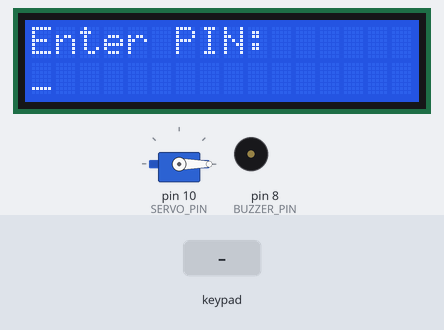
This sketch was run on a simulated Arduino Uno, built with avr-gcc and run on an emulated ATmega328P. Shown: servo, 16×2 character LCD, buzzer (waves = sounding). The inputs (shaded band) are chosen by the test bench. EEPROM starts erased; what the sketch prints to the serial monitor is not drawn.

Above: at 2.5 s.
2.6 s: keypad keys 1 2 3 4 # pressed 0.4 s apart
At 4.8 s:
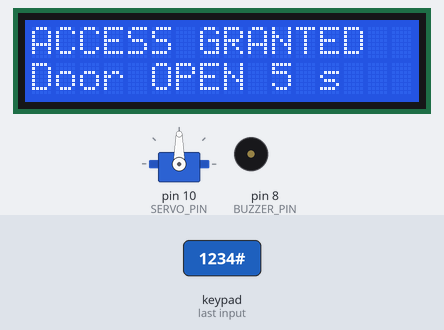
9.1 s: keypad keys 9 8 7 6 # pressed 0.4 s apart
At 12.4 s:
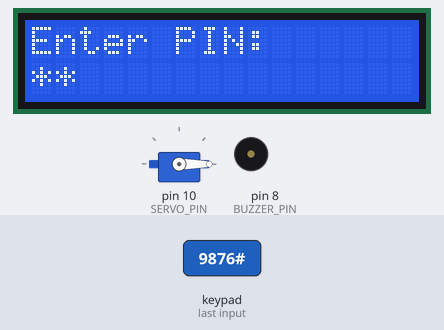
12.6 s: keypad keys 5 4 3 2 # pressed 0.4 s apart
At 13.9 s:
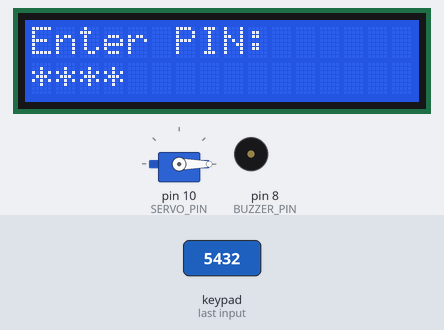
17.0 s: key '#' pressed
At 17.7 s:
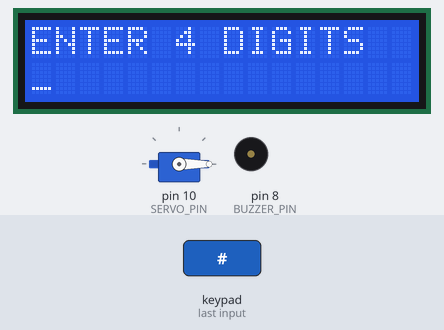
19.4 s: key '*' pressed
At 19.8 s:
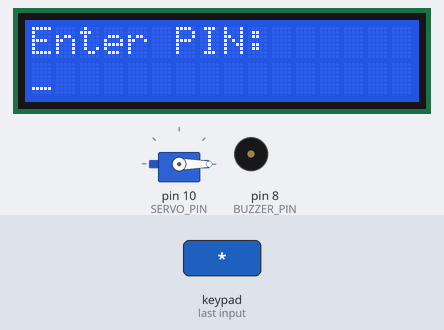
Timing chart, 0 to 22.0 s (numbered marks = the images above; inputs shaded):
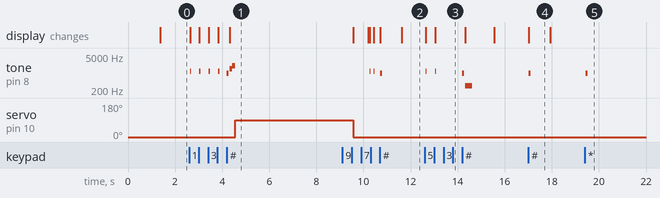

Measured:
- after the input at 2.6 s, tone on pin 8 (BUZZER_PIN): plays 1200 Hz for 0.05 s, 1200 Hz for 0.05 s, 1200 Hz for 0.05 s, 1200 Hz for 0.05 s, 1000 Hz for 0.08 s, 1500 Hz for 0.12 s … (7 notes in this stretch), starting at once; servo on pin 10 (SERVO_PIN): 0° → 90° after 2.0 s; the display: first changes at once (image 1 shows a later state)
- after the input at 9.1 s, tone on pin 8 (BUZZER_PIN): plays 1200 Hz for 0.05 s, 1200 Hz for 0.05 s, 1000 Hz for 0.08 s, starting after 1.2 s; the display: first differs from a run without the input after 1.2 s (image 2 shows a later state)
- after the input at 12.6 s, tone on pin 8 (BUZZER_PIN): plays 1200 Hz for 0.05 s, 1200 Hz for 0.05 s, 1000 Hz for 0.08 s, 300 Hz for 0.30 s, starting at once; the display: first changes at once (image 3 shows a later state)
- after the input at 17.0 s, tone on pin 8 (BUZZER_PIN): silent → 1000 Hz at once, → silent 0.08 s later; the display: changes at once (image 4)
- after the input at 19.4 s, tone on pin 8 (BUZZER_PIN): silent → 1000 Hz at once, → silent 0.08 s later
- what the display in image 4 shows lasts 0.9 s, from 17.0 s to 17.9 s

The sketch:

Electronic-Safe.ino
```cpp
// 088 - Electronic Safe
// A four digit keypad lock for a model safe: enter the PIN on a 4x4 keypad,
// the servo door swings open for 5 seconds, and three wrong attempts set off
// a 30 second lockout alarm. The PIN is kept in EEPROM so it survives a
// power cut and can be changed from the Serial Monitor.
// Board: Arduino Uno
//
// Libraries (Arduino IDE -> Sketch -> Include Library -> Manage Libraries):
//   - Keypad             (by Mark Stanley and Alexander Brevig)
//   - LiquidCrystal I2C  (by Frank de Brabander)
//   - Servo, EEPROM      (built into the Arduino IDE, nothing to install)
//
// Wiring:
//   4x4 keypad ROW1 -> pin 9, ROW2 -> pin 8, ROW3 -> pin 7, ROW4 -> pin 6
//   4x4 keypad COL1 -> pin 5, COL2 -> pin 4, COL3 -> pin 3, COL4 -> pin 2
//   Safe door servo signal -> pin 10 (0 deg = closed, 90 deg = open)
//   Piezo buzzer (+) -> pin 8, buzzer (-) -> GND
//   LCD 1602 (I2C address 0x27) -> SDA = A4, SCL = A5, VCC = 5V, GND = GND
//
// NOTE: the buzzer sits on pin 8, which is also keypad row 2. The two never
// run at the same time because every beep is played while the keypad is not
// being scanned, so a key read and a beep cannot interfere with each other.
//
// Keys: 0..9 enter the PIN, # = confirm, * = clear
//
// CHANGING THE PIN: open the Serial Monitor at 9600 baud and send
//   N5678
// that is the letter N followed by exactly four digits. "No line ending" or
// "Newline" both work. The new PIN is written to EEPROM straight away.
//
// EEPROM layout: address 0 = magic byte 0xA5, addresses 1..4 = the four
// digits. On the very first boot the sketch writes the default PIN 1234.

#include <Wire.h>
#include <Keypad.h>
#include <LiquidCrystal_I2C.h>
#include <Servo.h>
#include <EEPROM.h>

// ---------------------------------------------------------------------------
// Keypad hardware
// ---------------------------------------------------------------------------
const byte ROW_COUNT = 4;
const byte COL_COUNT = 4;
// NOTE: the Keypad library needs plain byte arrays (not const).
byte ROW_PINS[ROW_COUNT] = {9, 8, 7, 6};
byte COL_PINS[COL_COUNT] = {5, 4, 3, 2};

char KEY_MAP[ROW_COUNT][COL_COUNT] = {
  {'1', '2', '3', 'A'},
  {'4', '5', '6', 'B'},
  {'7', '8', '9', 'C'},
  {'*', '0', '#', 'D'}
};

// ---------------------------------------------------------------------------
// Pin and behaviour constants
// ---------------------------------------------------------------------------
const int SERVO_PIN = 10;        // safe door servo
const int BUZZER_PIN = 8;        // piezo buzzer (shares pin 8 with keypad row 2)

const int DOOR_CLOSED_ANGLE = 0;      // door fully shut
const int DOOR_OPEN_ANGLE = 90;       // door swung open
const unsigned long DOOR_OPEN_MS = 5000;  // door stays open for 5 seconds
const unsigned long LOCK_MESSAGE_MS = 600;  // how long "Safe LOCKED" stays up

const byte PIN_LENGTH = 4;            // PIN is four digits long
const byte MAX_TRIES = 3;             // wrong attempts before the lockout
const unsigned long LOCKOUT_MS = 30000UL;   // 30 second lockout
const unsigned long LOCKOUT_BEEP_MS = 500;  // alarm beep repetition

const byte EEPROM_MAGIC_ADDR = 0;
const byte EEPROM_PIN_ADDR = 1;
const byte EEPROM_MAGIC = 0xA5;
const char DEFAULT_PIN[] = "1234";

const uint8_t LCD_ADDRESS = 0x27;
const uint8_t LCD_COLUMNS = 16;
const uint8_t LCD_ROWS = 2;

// ---------------------------------------------------------------------------
// Global objects and state
// ---------------------------------------------------------------------------
Keypad keypad = Keypad(makeKeymap(KEY_MAP), ROW_PINS, COL_PINS, ROW_COUNT, COL_COUNT);
LiquidCrystal_I2C lcd(LCD_ADDRESS, LCD_COLUMNS, LCD_ROWS);
Servo safeDoor;

char storedPin[PIN_LENGTH + 1];   // PIN read from EEPROM
char entered[PIN_LENGTH + 1];     // what the user is typing now
byte enteredLength = 0;

byte wrongTries = 0;                // consecutive wrong attempts
bool lockedOut = false;             // true during the 30 s lockout
bool doorOpen = false;              // true while the safe door is open
unsigned long lockoutStartMs = 0;
unsigned long doorOpenStartMs = 0;
unsigned long lastLockoutBeepMs = 0;
int lastCountdownSec = -1;

char serialBuf[PIN_LENGTH + 2];     // "N" + four digits + terminator
byte serialLen = 0;

// ---------------------------------------------------------------------------
// EEPROM helpers: the PIN survives a power cut
// ---------------------------------------------------------------------------
bool isDigits(const char* text) {
  for (byte i = 0; i < PIN_LENGTH; i++) {
    if (text[i] < '0' || text[i] > '9') return false;
  }
  return true;
}

void savePinToEeprom(const char* newPin) {
  EEPROM.update(EEPROM_MAGIC_ADDR, EEPROM_MAGIC);
  for (byte i = 0; i < PIN_LENGTH; i++) {
    EEPROM.update(EEPROM_PIN_ADDR + i, newPin[i]);  // update() only writes changes
  }
}

void loadPinFromEeprom() {
  // First boot (or cleared memory) -> store the default PIN
  if (EEPROM.read(EEPROM_MAGIC_ADDR) != EEPROM_MAGIC) {
    savePinToEeprom(DEFAULT_PIN);
  }

  for (byte i = 0; i < PIN_LENGTH; i++) {
    storedPin[i] = (char)EEPROM.read(EEPROM_PIN_ADDR + i);
  }
  storedPin[PIN_LENGTH] = '\0';

  // Safety net: if the stored bytes are not four digits, fall back
  if (!isDigits(storedPin)) {
    savePinToEeprom(DEFAULT_PIN);
    strcpy(storedPin, DEFAULT_PIN);
  }
}

// ---------------------------------------------------------------------------
// Display helpers
// ---------------------------------------------------------------------------
void printLine(uint8_t row, const char* text) {
  lcd.setCursor(0, row);
  lcd.print(text);
  for (uint8_t i = strlen(text); i < LCD_COLUMNS; i++) lcd.print(' ');
}

void beep(unsigned long duration, unsigned int frequency) {
  tone(BUZZER_PIN, frequency, duration);
  delay(duration);              // the keypad is not scanned during a beep
  noTone(BUZZER_PIN);
}

void showPrompt() {
  printLine(0, "Enter PIN:");
  char mask[PIN_LENGTH + 2];
  if (enteredLength == 0) {
    strcpy(mask, "_");
  } else {
    for (byte i = 0; i < enteredLength; i++) mask[i] = '*';
    mask[enteredLength] = '\0';
  }
  printLine(1, mask);
}

void clearEntry() {
  enteredLength = 0;
  entered[0] = '\0';
  showPrompt();
}

// ---------------------------------------------------------------------------
// Door control
// ---------------------------------------------------------------------------
void openDoor() {
  safeDoor.write(DOOR_OPEN_ANGLE);
  doorOpen = true;
  doorOpenStartMs = millis();
  Serial.println(F("Safe door: OPEN (closes after 5 s)"));
}

void closeDoor() {
  safeDoor.write(DOOR_CLOSED_ANGLE);
  doorOpen = false;
  Serial.println(F("Safe door: CLOSED"));
}

// ---------------------------------------------------------------------------
// PIN checking
// ---------------------------------------------------------------------------
void checkPin() {
  if (strcmp(entered, storedPin) == 0) {
    // --- correct PIN -----------------------------------------------------
    wrongTries = 0;
    printLine(0, "ACCESS GRANTED");
    printLine(1, "Door OPEN 5 s");
    Serial.println(F("ACCESS GRANTED"));
    beep(120, 1500);
    beep(120, 2000);
    openDoor();

    // Clear the buffer but keep the message on screen until the door closes
    enteredLength = 0;
    entered[0] = '\0';
    return;
  }

  // --- wrong PIN ---------------------------------------------------------
  wrongTries++;
  Serial.print(F("Wrong PIN, try "));
  Serial.print(wrongTries);
  Serial.print('/');
  Serial.println(MAX_TRIES);

  if (wrongTries >= MAX_TRIES) {
    // Three strikes -> lock the keypad out and sound the alarm
    lockedOut = true;
    lockoutStartMs = millis();
    lastLockoutBeepMs = 0;
    lastCountdownSec = -1;
    printLine(0, "TOO MANY TRIES");
    printLine(1, "LOCKED 30 s");
    Serial.println(F("LOCKED OUT for 30 seconds"));
    beep(800, 200);
    clearEntry();
    return;
  }

  char msg[17];
  snprintf(msg, sizeof(msg), "WRONG PIN %d/%d", wrongTries, MAX_TRIES);
  printLine(0, msg);
  printLine(1, "Try again");
  beep(300, 300);
  delay(900);
  clearEntry();
}

// ---------------------------------------------------------------------------
// Keypad handling (keys are ignored during the lockout and while open)
// ---------------------------------------------------------------------------
void handleKey(char key) {
  if (lockedOut) return;                 // keypad is dead for 30 seconds
  if (doorOpen) return;                  // let the door close on its own

  if (key == '*') {                      // clear the entry
    Serial.println(F("Entry cleared"));
    clearEntry();
    beep(80, 1000);
    return;
  }

  if (key == '#') {                      // confirm the entry
    if (enteredLength == PIN_LENGTH) {
      beep(80, 1000);
      checkPin();
    } else {
      printLine(0, "ENTER 4 DIGITS");
      beep(80, 1000);
      delay(800);
      showPrompt();
    }
    return;
  }

  if (key < '0' || key > '9') return;    // A..D are not used

  if (enteredLength < PIN_LENGTH) {
    entered[enteredLength++] = key;
    entered[enteredLength] = '\0';
    showPrompt();
    beep(50, 1200);
    Serial.print(F("Digit entered, length = "));
    Serial.println(enteredLength);
  }
}

// ---------------------------------------------------------------------------
// Changing the PIN over Serial, expected format: N1234
// ---------------------------------------------------------------------------
void applySerialPin(const char* buffer) {
  if (buffer[0] != 'N' || !isDigits(buffer + 1)) {
    Serial.println(F("Invalid. Send N followed by 4 digits, e.g. N5678"));
    return;
  }

  char newPin[PIN_LENGTH + 1];
  memcpy(newPin, buffer + 1, PIN_LENGTH);
  newPin[PIN_LENGTH] = '\0';

  savePinToEeprom(newPin);
  strcpy(storedPin, newPin);

  Serial.print(F("PIN changed to: "));
  Serial.println(storedPin);
  printLine(0, "PIN CHANGED");
  printLine(1, storedPin);
  delay(1000);
  showPrompt();
}

void handleSerial() {
  while (Serial.available()) {
    char c = Serial.read();

    if (c == '\n' || c == '\r') {
      if (serialLen == 0) continue;      // swallow the second of CR/LF
      serialBuf[serialLen] = '\0';
      serialLen = 0;
      applySerialPin(serialBuf);
      continue;
    }

    if (serialLen < PIN_LENGTH + 1) {
      serialBuf[serialLen++] = c;

      // Five characters collected -> act even if no newline was sent
      if (serialLen == PIN_LENGTH + 1) {
        serialBuf[serialLen] = '\0';
        serialLen = 0;
        applySerialPin(serialBuf);
      }
    } else {
      serialLen = 0;                     // overlong input, start again
    }
  }
}

// ---------------------------------------------------------------------------
// Lockout countdown with a repeating alarm beep
// ---------------------------------------------------------------------------
void updateLockout() {
  if (!lockedOut) return;

  unsigned long elapsed = millis() - lockoutStartMs;

  if (elapsed >= LOCKOUT_MS) {
    lockedOut = false;
    wrongTries = 0;
    noTone(BUZZER_PIN);
    Serial.println(F("Lockout finished, keypad unlocked"));
    beep(120, 1500);
    clearEntry();
    return;
  }

  // Alarm beep every 500 ms while locked out
  if (millis() - lastLockoutBeepMs >= LOCKOUT_BEEP_MS) {
    lastLockoutBeepMs = millis();
    tone(BUZZER_PIN, 700, 80);
  }

  // Refresh the countdown on the LCD once per second
  int remaining = (int)((LOCKOUT_MS - elapsed + 999) / 1000);
  if (remaining != lastCountdownSec) {
    lastCountdownSec = remaining;
    char msg[17];
    snprintf(msg, sizeof(msg), "LOCKED %d s", remaining);
    printLine(1, msg);
    Serial.println(msg);
  }
}

// ---------------------------------------------------------------------------
// Close the door again after its 5 second window
// ---------------------------------------------------------------------------
void updateDoor() {
  if (!doorOpen) return;
  if (millis() - doorOpenStartMs < DOOR_OPEN_MS) return;

  closeDoor();
  printLine(0, "Safe LOCKED");
  delay(LOCK_MESSAGE_MS);
  clearEntry();                 // back to a fresh prompt
}

void setup() {
  Serial.begin(9600);
  Serial.println(F("088 - Electronic Safe starting..."));
  Serial.println(F("Send N and four digits (example: N5678) to change the PIN."));

  pinMode(BUZZER_PIN, OUTPUT);

  safeDoor.attach(SERVO_PIN);
  safeDoor.write(DOOR_CLOSED_ANGLE);   // always boot with the safe shut

  lcd.init();
  lcd.backlight();
  lcd.clear();
  printLine(0, "Electronic Safe");
  printLine(1, "Loading PIN...");
  delay(1200);

  loadPinFromEeprom();
  Serial.print(F("Current PIN: "));
  Serial.println(storedPin);

  clearEntry();
}

void loop() {
  updateLockout();              // keeps the 30 s alarm running
  updateDoor();                 // closes the door after 5 seconds
  handleSerial();               // accepts a new PIN from the Serial Monitor

  char key = keypad.getKey();   // scan the keypad
  if (key != NO_KEY) {
    handleKey(key);
  }

  delay(10);
}
```
